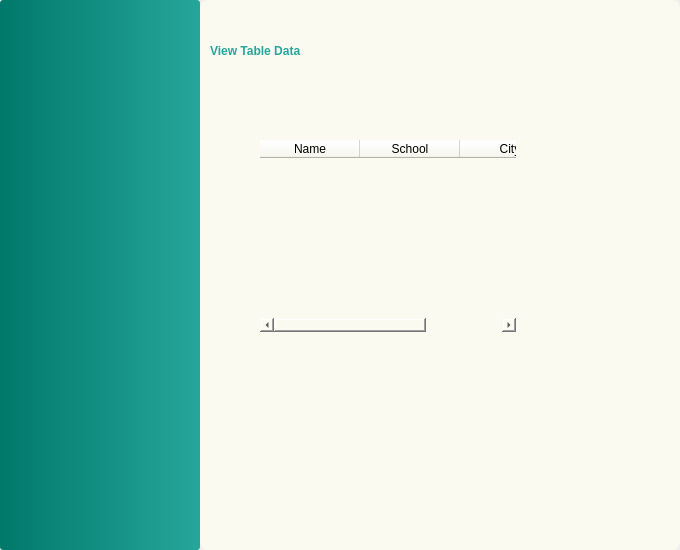
<?xml version="1.0" encoding="UTF-8"?>
<ui version="4.0">
 <class>MainWindow</class>
 <widget class="QMainWindow" name="MainWindow">
  <property name="geometry">
   <rect>
    <x>0</x>
    <y>0</y>
    <width>680</width>
    <height>550</height>
   </rect>
  </property>
  <property name="windowTitle">
   <string>MainWindow</string>
  </property>
  <widget class="QWidget" name="centralwidget">
   <layout class="QHBoxLayout" name="horizontalLayout">
    <property name="spacing">
     <number>0</number>
    </property>
    <property name="leftMargin">
     <number>0</number>
    </property>
    <property name="topMargin">
     <number>0</number>
    </property>
    <property name="rightMargin">
     <number>0</number>
    </property>
    <property name="bottomMargin">
     <number>0</number>
    </property>
    <item>
     <widget class="QWidget" name="widget" native="true">
      <property name="sizePolicy">
       <sizepolicy hsizetype="Preferred" vsizetype="Expanding">
        <horstretch>0</horstretch>
        <verstretch>0</verstretch>
       </sizepolicy>
      </property>
      <property name="maximumSize">
       <size>
        <width>200</width>
        <height>16777215</height>
       </size>
      </property>
      <property name="styleSheet">
       <string notr="true">background: qlineargradient(x1: 0, y1: 0, x2: 1, y2: 0, stop: 0 rgba(0, 121, 107, 255), stop: 1 rgba(38, 166, 154, 255));
    border: none;
    border-radius: 3px; /* Slightly more rounded for a smooth modern look */</string>
      </property>
     </widget>
    </item>
    <item>
     <widget class="QFrame" name="frame">
      <property name="styleSheet">
       <string notr="true">    background-color: rgb(250, 250, 240); /* Creamy soft beige for a fresh vibe */
    border: none;
    border-radius: 8px; /* Rounded corners to complement the sidebar */
</string>
      </property>
      <property name="frameShape">
       <enum>QFrame::StyledPanel</enum>
      </property>
      <property name="frameShadow">
       <enum>QFrame::Raised</enum>
      </property>
      <widget class="QLabel" name="lbl_1">
       <property name="geometry">
        <rect>
         <x>10</x>
         <y>30</y>
         <width>181</width>
         <height>41</height>
        </rect>
       </property>
       <property name="styleSheet">
        <string notr="true">/*background-color: rgb(38, 166, 154);*/
color: rgb(38, 166, 154);
font: 14pt &quot;MS Shell Dlg 2&quot;;
font-weight: bold;





</string>
       </property>
       <property name="text">
        <string>View Table Data</string>
       </property>
      </widget>
      <widget class="QTableWidget" name="tableWidget">
       <property name="geometry">
        <rect>
         <x>60</x>
         <y>140</y>
         <width>256</width>
         <height>192</height>
        </rect>
       </property>
       <column>
        <property name="text">
         <string>Name</string>
        </property>
       </column>
       <column>
        <property name="text">
         <string>School</string>
        </property>
       </column>
       <column>
        <property name="text">
         <string>City</string>
        </property>
       </column>
      </widget>
     </widget>
    </item>
   </layout>
  </widget>
  <widget class="QMenuBar" name="menubar">
   <property name="geometry">
    <rect>
     <x>0</x>
     <y>0</y>
     <width>680</width>
     <height>21</height>
    </rect>
   </property>
  </widget>
 </widget>
 <resources/>
 <connections/>
</ui>
